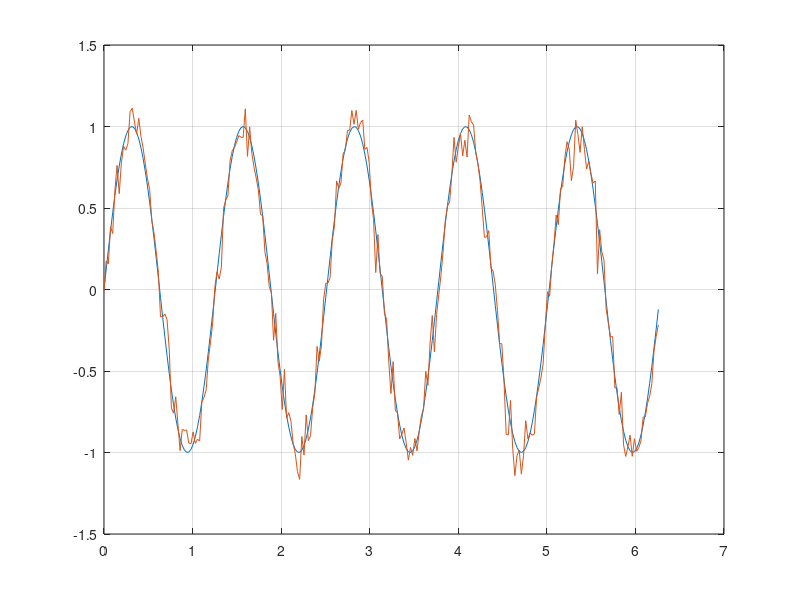
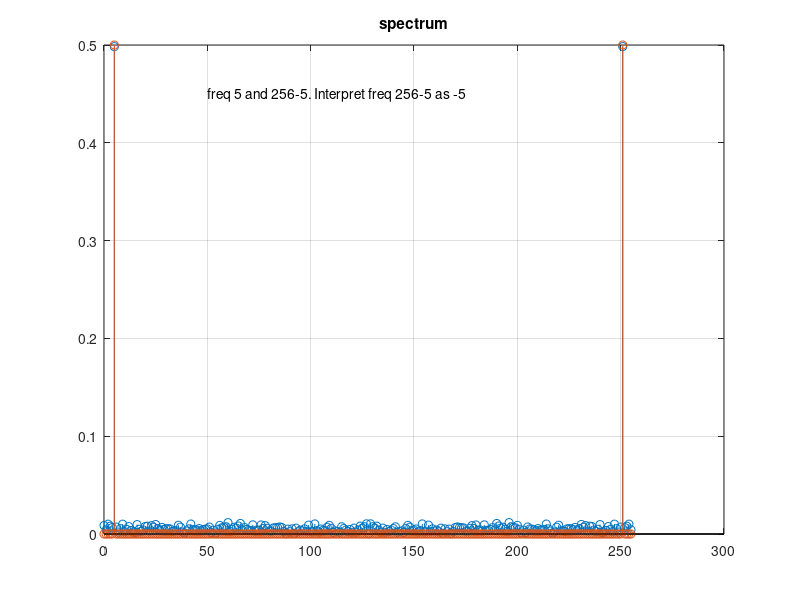
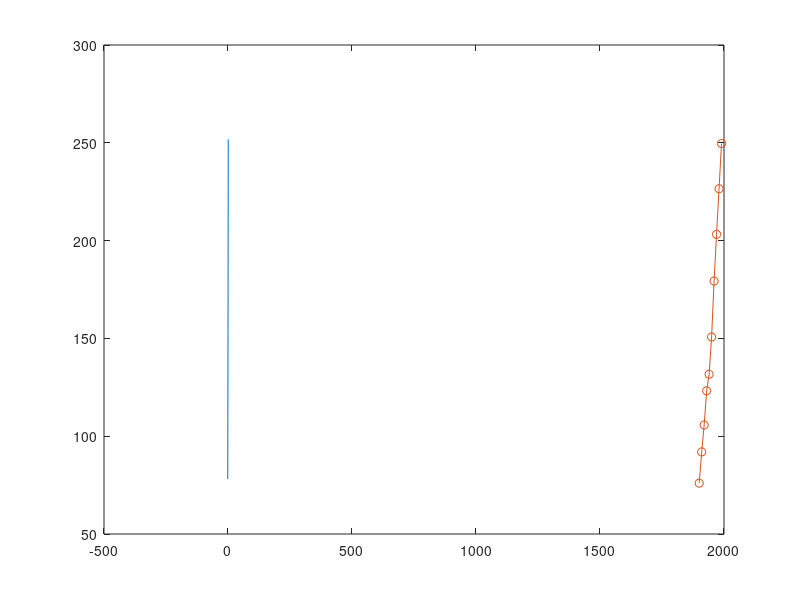
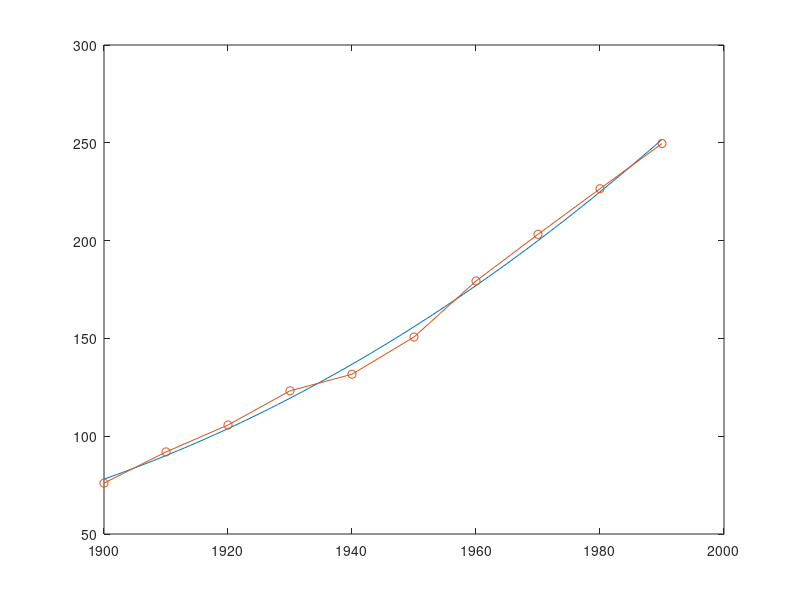

Write MATLAB code to recreate these figures, in order. (Note: this script raises an error after producing the figures.)
% Problem1
%a 
t = [1900; 1910; 1920; 1930; 1940; 1950; 1960; 1970; 1980; 1990];
T = length(t);
A = [ones(T,1), t, t.^2, t.^3];


b = [75.995; 91.972; 105.711; 123.203; 131.669; 150.697; 179.323; 203.212; 226.505; 249.633];

%b
% A'Ax = A'b
x = (A' * A)\ A' * b;

tt = (1900:1990)';
pt = x(1) + x(2) * tt +  x(3) * tt.^2 + x(4) * tt.^3;

figure(1)
plot(tt, pt, t, b, '-o');

%c
% Prove that x'A'Ax>= for any x
% Say Ax = y
% y'y = norm(y) >= for any y
% This implies that x'A'Ax>= for any x
rank(A)
% rank(A) = 4
L = chol(A' * A, 'lower');
z = A' * b ; 
y = L \ z; 
x2 = L' \ y; 
 

%d
[Q,R] = qr(A);
%Rx = Q'b
bQ = Q'*b;
x3 = R(1:4, :) \ bQ(1:4);

figure(4)
tt = (1900:1990)';
pz = x3(1) + x3(2) * tt +  x3(3) * tt.^2 + x3(4) * tt.^3;
plot(tt, pz, t, b, '-o')

%Problem2
%a
t = [1900; 1910; 1920; 1930; 1940; 1950; 1960; 1970; 1980; 1990];
T = length(t);
x = (t - 1945) / 45; 

p0 = x.^0;
p1 = x;
p2 = 0.5 * (3*x.^2 - 1);
p3 = 0.5 * (5*x.^3 - 3*x);

P = [ones(T, 1), p1, p2, p3];

%The resulting polynomials are orthogonal because the dot products of the
%vectors are all 0

%b
% P'Py= P'b
y = (P' * P) \(P' *b);
% y = [152.4013 86.6472 12.5160 0.2035]'
% y is much larger than x
tt = ((1900-1945)/45:(1990-1945)/45)';
py = y(1) + y(2) * tt +  y(3) * tt.^2 + y(4) * tt.^3;

figure(2)
plot(tt, py, t, b, '-o')

%c
[Q,R] = qr(P);
bQ = Q'*b;
y2 = R(1:4, :) \ bQ(1:4);

% y2 = [152.4013 86.6472 12.516 0.2035]'
tt = ((1900-1945)/45:(1990-1945)/45)';
px = y2(1) + y2(2) * tt +  y2(3) * tt.^2 + y2(4) * tt.^3;

figure(3)
plot(tt, px, t, b, '-o')

%Problem 3
close all
clear vars
% fourier transform defs
% h(w) = int[h(t)*exp(-iwt)*dt]
% h(t) = 1/2pi * int[ H(w) * exp(iwt) dw ] - inverse
close all;
clearvars;
N = 256;
dx = 2 * pi / N;
x = (0:N-1)' * dx;
w_n = (0:N-1)'; % freq
sn = 0.1;
dz = sn*randn(N,1);
y = sin(5*x);
z = y + dz;
figure(1);
title('y and z');
plot(x, y, x, z);
grid on;
% fourier transform / spectrum of y
y_w = fft(y);
y_abs_dx_plot = abs(y_w) * dx / (2*pi);  %  plot amplitudes (normalized)
z_w = fft(z);
z_abs_dx_plot = abs(z_w) * dx / (2*pi);  %  plot amplitudes (normalized)
figure(2);
stem(w_n, z_abs_dx_plot); %
title('spectrum')
hold on
stem(w_n, y_abs_dx_plot); % freq at 5 and 256-5, 256-5 represents freq -5
text(50, 0.45,  'freq 5 and 256-5. Interpret freq 256-5 as -5')
grid on;
z_w_2 = thresh(z_w, 2);
z_w_3 = thresh(z_w, 3);
z_w_4 = thresh(z_w, 4);
s_2 = ifft(z_w_2);
s_3 = ifft(z_w_3);
s_4 = ifft(z_w_4);
figure(3)
plot(x, z, x, s_2, x, s_3, x, s_4); % cannot see well
grid on
legend('z', 's_2', 's_3', 's_4')
figure(4)
subplot(4, 1, 1);
plot(x, z); grid on;
title('z')
subplot(4, 1, 2);
plot(x, s_2); grid on;
title('s_2')
subplot(4, 1, 3);
plot(x, s_3); grid on;
title('s_3')
subplot(4, 1, 4);
plot(x, s_4); grid on;
title('s_4')
% zoom into filtered s_4
figure(5)
plot(x, s_4, x, y); grid on;
legend('s_4', 'y')
% conclusions
% original y gets progreessively better extracted with the increased threshold
% (in other words noise better filtered as we increase the threshold)
% (s2, s3, s4 are progressively closer to the original y)
% however original y gets distorted - as one can see from fig 5 -
% s_4 > 1 at peak 2, 4 and less s4 < 1, i.e. we don't fully recover
% original y

%Problem4

close all
clearvars
%% Read the audio signal x and the sampling rate fs
[x, fs] = audioread('/Users/sophiagrach/Documents/MATLAB/bison_and_marmot 3.wav');
[n, ~] = size(x);
t = (1:n)'*(1/fs);
%% Plot the left (x(:,1)) and right channel (x(:,2)) of the audio signal
figure(1)
subplot(2,1,1);
plot(t, x(:, 1))
grid on;
title("The bison and the marmot: left channel");
xlabel("Time [s]");
axis tight;
subplot(2,1,2);
plot(t, x(:, 2))
grid on;
title("The bison and the marmot: right channel");
xlabel("Time [s]");
axis tight;
saveas(gcf,"bison_and_marmot","pdf");
%% Plot the DFT of the left and right channel of the audio signal
dt = 1 / fs;
fHz = [0:n/2-1, n/2, -n/2+1:-1]' * (fs / n); % freq vector
fkHz = fHz / 1000;
fft_l = fft(x(:, 1));
fft_r = fft(x(:, 2));
abs_fft_l = abs(fft_l) * dt;
abs_fft_r = abs(fft_r) * dt;
figure(2)
subplot(2,1,1);
plot(fkHz, abs_fft_l);
grid on;
title("The bison and the marmot: left channel frequency");
xlabel("Frequency [kHz]");  
axis tight;
subplot(2,1,2);
plot(fkHz, abs_fft_r);
grid on;
title("The bison and the marmot: right channel frequency");
xlabel("Frequency [kHz]");
axis tight;
saveas(gcf,"bison_and_marmot_frequency","pdf");
%% Set-up the low-pass filter, separate bison from marmot
% d) - h)
f_cut = 1.3 * 1000;
% bison
idx_b = find(abs(fHz) <= f_cut);
fft_b_l = zeros(n, 1);
fft_b_r = zeros(n, 1);
fft_b_l(idx_b) = fft_l(idx_b);
fft_b_r(idx_b) = fft_r(idx_b);
% marmot
idx_m = find(abs(fHz) > f_cut);
fft_m_l = zeros(n, 1);
fft_m_r = zeros(n, 1);
fft_m_l(idx_m) = fft_l(idx_m);
fft_m_r(idx_m) = fft_r(idx_m);
% plots
figure(3)
subplot(2,1,1);
plot(fkHz, abs(fft_b_l)*dt);
grid on;
title("The bison: left channel frequency");
xlabel("Frequency [kHz]");  
axis tight;
subplot(2,1,2);
plot(fkHz, abs(fft_m_l)*dt);
grid on;
title("The marmot: left channel frequency");
xlabel("Frequency [kHz]");  
axis tight;
% inverse ft, revover sounds
x_b_l = ifft(fft_b_l);
x_b_r = ifft(fft_b_r);
x_m_l = ifft(fft_m_l);
x_m_r = ifft(fft_m_r);
% write the the recovered signals to .wav files
audiowrite("bison_recovered_CT.wav", [x_b_l, x_b_r], fs);
audiowrite("marmot_recovered_CT.wav",[x_m_l, x_m_r], fs);
% plots
figure(4)
subplot(2,1,1);
plot(fkHz, x_b_l)
title("American bison - snorts: left channel (recovered)");
xlabel("Time [s]");
axis tight;
subplot(2,1,2);
plot(fkHz, x_b_r)
title("American bison - snorts: right channel (recovered)");
xlabel("Time [s]");
axis tight;
saveas(gcf,"bison_recovered","pdf");
% Plot the left and right channel of the audio signal containing the marmot
figure(5)
subplot(2,1,1);
plot(fkHz, x_m_l)
title("Alpine marmot - close-up shrill call: left channel (recovered)");
xlabel("Time [s]");
axis tight;
subplot(2,1,2);
plot(fkHz, x_m_r)
title("Alpine marmot - close-up shrill call: right channel (recovered)");
xlabel("Time [s]");
axis tight;
saveas(gcf,"marmot_recovered","pdf");
